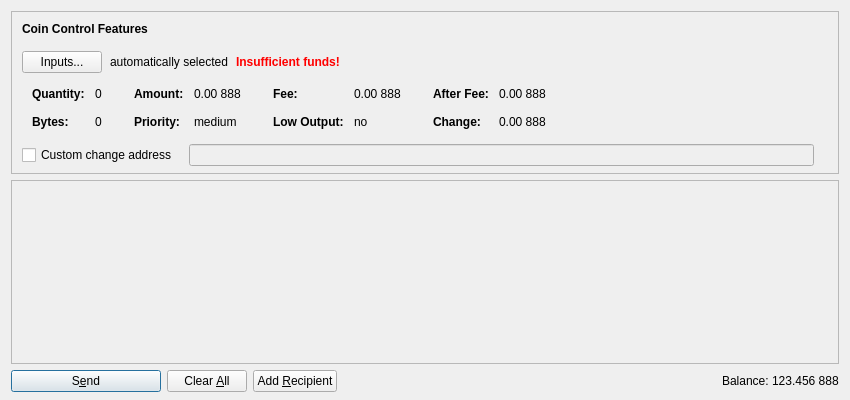
<?xml version="1.0" encoding="UTF-8"?>
<ui version="4.0">
 <class>SendCoinsDialog</class>
 <widget class="QDialog" name="SendCoinsDialog">
  <property name="geometry">
   <rect>
    <x>0</x>
    <y>0</y>
    <width>850</width>
    <height>400</height>
   </rect>
  </property>
  <property name="windowTitle">
   <string>Send Coins</string>
  </property>
  <layout class="QVBoxLayout" name="verticalLayout" stretch="0,1,0">
   <property name="bottomMargin">
    <number>8</number>
   </property>
   <item>
    <widget class="QFrame" name="frameCoinControl">
     <property name="sizePolicy">
      <sizepolicy hsizetype="Expanding" vsizetype="Expanding">
       <horstretch>0</horstretch>
       <verstretch>0</verstretch>
      </sizepolicy>
     </property>
     <property name="maximumSize">
      <size>
       <width>16777215</width>
       <height>16777215</height>
      </size>
     </property>
     <property name="frameShape">
      <enum>QFrame::StyledPanel</enum>
     </property>
     <property name="frameShadow">
      <enum>QFrame::Sunken</enum>
     </property>
     <layout class="QVBoxLayout" name="verticalLayoutCoinControl2">
      <property name="spacing">
       <number>0</number>
      </property>
      <property name="leftMargin">
       <number>0</number>
      </property>
      <property name="topMargin">
       <number>0</number>
      </property>
      <property name="rightMargin">
       <number>0</number>
      </property>
      <property name="bottomMargin">
       <number>6</number>
      </property>
      <item>
       <layout class="QVBoxLayout" name="verticalLayoutCoinControl" stretch="0,0,0,0,1">
        <property name="spacing">
         <number>0</number>
        </property>
        <property name="leftMargin">
         <number>10</number>
        </property>
        <property name="topMargin">
         <number>10</number>
        </property>
        <item>
         <layout class="QHBoxLayout" name="horizontalLayoutCoinControl1">
          <property name="bottomMargin">
           <number>15</number>
          </property>
          <item>
           <widget class="QLabel" name="labelCoinControlFeatures">
            <property name="sizePolicy">
             <sizepolicy hsizetype="Preferred" vsizetype="Maximum">
              <horstretch>0</horstretch>
              <verstretch>0</verstretch>
             </sizepolicy>
            </property>
            <property name="font">
             <font>
              <weight>75</weight>
              <bold>true</bold>
             </font>
            </property>
            <property name="styleSheet">
             <string notr="true">font-weight:bold;</string>
            </property>
            <property name="text">
             <string>Coin Control Features</string>
            </property>
           </widget>
          </item>
         </layout>
        </item>
        <item>
         <layout class="QHBoxLayout" name="horizontalLayoutCoinControl2" stretch="0,0,0,0">
          <property name="spacing">
           <number>8</number>
          </property>
          <property name="bottomMargin">
           <number>10</number>
          </property>
          <item>
           <widget class="QPushButton" name="pushButtonCoinControl">
            <property name="styleSheet">
             <string notr="true"/>
            </property>
            <property name="text">
             <string>Inputs...</string>
            </property>
           </widget>
          </item>
          <item>
           <widget class="QLabel" name="labelCoinControlAutomaticallySelected">
            <property name="text">
             <string>automatically selected</string>
            </property>
            <property name="margin">
             <number>5</number>
            </property>
           </widget>
          </item>
          <item>
           <widget class="QLabel" name="labelCoinControlInsuffFunds">
            <property name="font">
             <font>
              <weight>75</weight>
              <bold>true</bold>
             </font>
            </property>
            <property name="styleSheet">
             <string notr="true">color:red;font-weight:bold;</string>
            </property>
            <property name="text">
             <string>Insufficient funds!</string>
            </property>
            <property name="margin">
             <number>5</number>
            </property>
           </widget>
          </item>
          <item>
           <spacer name="horizontalSpacerCoinControl">
            <property name="orientation">
             <enum>Qt::Horizontal</enum>
            </property>
            <property name="sizeHint" stdset="0">
             <size>
              <width>40</width>
              <height>1</height>
             </size>
            </property>
           </spacer>
          </item>
         </layout>
        </item>
        <item>
         <widget class="QWidget" name="widgetCoinControl" native="true">
          <property name="sizePolicy">
           <sizepolicy hsizetype="Preferred" vsizetype="Preferred">
            <horstretch>0</horstretch>
            <verstretch>0</verstretch>
           </sizepolicy>
          </property>
          <property name="minimumSize">
           <size>
            <width>0</width>
            <height>0</height>
           </size>
          </property>
          <property name="styleSheet">
           <string notr="true"/>
          </property>
          <layout class="QHBoxLayout" name="horizontalLayoutCoinControl5">
           <property name="leftMargin">
            <number>0</number>
           </property>
           <property name="topMargin">
            <number>0</number>
           </property>
           <property name="rightMargin">
            <number>0</number>
           </property>
           <property name="bottomMargin">
            <number>0</number>
           </property>
           <item>
            <layout class="QHBoxLayout" name="horizontalLayoutCoinControl3" stretch="0,0,0,1">
             <property name="spacing">
              <number>20</number>
             </property>
             <property name="topMargin">
              <number>0</number>
             </property>
             <property name="bottomMargin">
              <number>10</number>
             </property>
             <item>
              <layout class="QFormLayout" name="formLayoutCoinControl1">
               <property name="horizontalSpacing">
                <number>10</number>
               </property>
               <property name="verticalSpacing">
                <number>14</number>
               </property>
               <property name="leftMargin">
                <number>10</number>
               </property>
               <property name="topMargin">
                <number>4</number>
               </property>
               <property name="rightMargin">
                <number>6</number>
               </property>
               <item row="0" column="0">
                <widget class="QLabel" name="labelCoinControlQuantityText">
                 <property name="font">
                  <font>
                   <weight>75</weight>
                   <bold>true</bold>
                  </font>
                 </property>
                 <property name="text">
                  <string>Quantity:</string>
                 </property>
                 <property name="margin">
                  <number>0</number>
                 </property>
                </widget>
               </item>
               <item row="0" column="1">
                <widget class="QLabel" name="labelCoinControlQuantity">
                 <property name="cursor">
                  <cursorShape>IBeamCursor</cursorShape>
                 </property>
                 <property name="contextMenuPolicy">
                  <enum>Qt::ActionsContextMenu</enum>
                 </property>
                 <property name="text">
                  <string notr="true">0</string>
                 </property>
                 <property name="margin">
                  <number>0</number>
                 </property>
                 <property name="textInteractionFlags">
                  <set>Qt::LinksAccessibleByMouse|Qt::TextSelectableByKeyboard|Qt::TextSelectableByMouse</set>
                 </property>
                </widget>
               </item>
               <item row="1" column="0">
                <widget class="QLabel" name="labelCoinControlBytesText">
                 <property name="font">
                  <font>
                   <weight>75</weight>
                   <bold>true</bold>
                  </font>
                 </property>
                 <property name="text">
                  <string>Bytes:</string>
                 </property>
                </widget>
               </item>
               <item row="1" column="1">
                <widget class="QLabel" name="labelCoinControlBytes">
                 <property name="cursor">
                  <cursorShape>IBeamCursor</cursorShape>
                 </property>
                 <property name="contextMenuPolicy">
                  <enum>Qt::ActionsContextMenu</enum>
                 </property>
                 <property name="text">
                  <string notr="true">0</string>
                 </property>
                 <property name="textInteractionFlags">
                  <set>Qt::LinksAccessibleByMouse|Qt::TextSelectableByKeyboard|Qt::TextSelectableByMouse</set>
                 </property>
                </widget>
               </item>
              </layout>
             </item>
             <item>
              <layout class="QFormLayout" name="formLayoutCoinControl2">
               <property name="horizontalSpacing">
                <number>10</number>
               </property>
               <property name="verticalSpacing">
                <number>14</number>
               </property>
               <property name="leftMargin">
                <number>6</number>
               </property>
               <property name="topMargin">
                <number>4</number>
               </property>
               <property name="rightMargin">
                <number>6</number>
               </property>
               <item row="0" column="0">
                <widget class="QLabel" name="labelCoinControlAmountText">
                 <property name="font">
                  <font>
                   <weight>75</weight>
                   <bold>true</bold>
                  </font>
                 </property>
                 <property name="text">
                  <string>Amount:</string>
                 </property>
                 <property name="margin">
                  <number>0</number>
                 </property>
                </widget>
               </item>
               <item row="0" column="1">
                <widget class="QLabel" name="labelCoinControlAmount">
                 <property name="cursor">
                  <cursorShape>IBeamCursor</cursorShape>
                 </property>
                 <property name="contextMenuPolicy">
                  <enum>Qt::ActionsContextMenu</enum>
                 </property>
                 <property name="text">
                  <string notr="true">0.00 888</string>
                 </property>
                 <property name="textInteractionFlags">
                  <set>Qt::LinksAccessibleByMouse|Qt::TextSelectableByKeyboard|Qt::TextSelectableByMouse</set>
                 </property>
                </widget>
               </item>
               <item row="1" column="0">
                <widget class="QLabel" name="labelCoinControlPriorityText">
                 <property name="font">
                  <font>
                   <weight>75</weight>
                   <bold>true</bold>
                  </font>
                 </property>
                 <property name="text">
                  <string>Priority:</string>
                 </property>
                </widget>
               </item>
               <item row="1" column="1">
                <widget class="QLabel" name="labelCoinControlPriority">
                 <property name="cursor">
                  <cursorShape>IBeamCursor</cursorShape>
                 </property>
                 <property name="contextMenuPolicy">
                  <enum>Qt::ActionsContextMenu</enum>
                 </property>
                 <property name="text">
                  <string notr="true">medium</string>
                 </property>
                 <property name="textInteractionFlags">
                  <set>Qt::LinksAccessibleByMouse|Qt::TextSelectableByKeyboard|Qt::TextSelectableByMouse</set>
                 </property>
                </widget>
               </item>
              </layout>
             </item>
             <item>
              <layout class="QFormLayout" name="formLayoutCoinControl3">
               <property name="horizontalSpacing">
                <number>10</number>
               </property>
               <property name="verticalSpacing">
                <number>14</number>
               </property>
               <property name="leftMargin">
                <number>6</number>
               </property>
               <property name="topMargin">
                <number>4</number>
               </property>
               <property name="rightMargin">
                <number>6</number>
               </property>
               <item row="0" column="0">
                <widget class="QLabel" name="labelCoinControlFeeText">
                 <property name="font">
                  <font>
                   <weight>75</weight>
                   <bold>true</bold>
                  </font>
                 </property>
                 <property name="text">
                  <string>Fee:</string>
                 </property>
                 <property name="margin">
                  <number>0</number>
                 </property>
                </widget>
               </item>
               <item row="0" column="1">
                <widget class="QLabel" name="labelCoinControlFee">
                 <property name="cursor">
                  <cursorShape>IBeamCursor</cursorShape>
                 </property>
                 <property name="contextMenuPolicy">
                  <enum>Qt::ActionsContextMenu</enum>
                 </property>
                 <property name="text">
                  <string notr="true">0.00 888</string>
                 </property>
                 <property name="textInteractionFlags">
                  <set>Qt::LinksAccessibleByMouse|Qt::TextSelectableByKeyboard|Qt::TextSelectableByMouse</set>
                 </property>
                </widget>
               </item>
               <item row="1" column="0">
                <widget class="QLabel" name="labelCoinControlLowOutputText">
                 <property name="font">
                  <font>
                   <weight>75</weight>
                   <bold>true</bold>
                  </font>
                 </property>
                 <property name="text">
                  <string>Low Output:</string>
                 </property>
                </widget>
               </item>
               <item row="1" column="1">
                <widget class="QLabel" name="labelCoinControlLowOutput">
                 <property name="cursor">
                  <cursorShape>IBeamCursor</cursorShape>
                 </property>
                 <property name="contextMenuPolicy">
                  <enum>Qt::ActionsContextMenu</enum>
                 </property>
                 <property name="text">
                  <string notr="true">no</string>
                 </property>
                 <property name="textInteractionFlags">
                  <set>Qt::LinksAccessibleByMouse|Qt::TextSelectableByKeyboard|Qt::TextSelectableByMouse</set>
                 </property>
                </widget>
               </item>
              </layout>
             </item>
             <item>
              <layout class="QFormLayout" name="formLayoutCoinControl4">
               <property name="horizontalSpacing">
                <number>10</number>
               </property>
               <property name="verticalSpacing">
                <number>14</number>
               </property>
               <property name="leftMargin">
                <number>6</number>
               </property>
               <property name="topMargin">
                <number>4</number>
               </property>
               <property name="rightMargin">
                <number>6</number>
               </property>
               <item row="0" column="0">
                <widget class="QLabel" name="labelCoinControlAfterFeeText">
                 <property name="font">
                  <font>
                   <weight>75</weight>
                   <bold>true</bold>
                  </font>
                 </property>
                 <property name="text">
                  <string>After Fee:</string>
                 </property>
                 <property name="margin">
                  <number>0</number>
                 </property>
                </widget>
               </item>
               <item row="0" column="1">
                <widget class="QLabel" name="labelCoinControlAfterFee">
                 <property name="cursor">
                  <cursorShape>IBeamCursor</cursorShape>
                 </property>
                 <property name="contextMenuPolicy">
                  <enum>Qt::ActionsContextMenu</enum>
                 </property>
                 <property name="text">
                  <string notr="true">0.00 888</string>
                 </property>
                 <property name="textInteractionFlags">
                  <set>Qt::LinksAccessibleByMouse|Qt::TextSelectableByKeyboard|Qt::TextSelectableByMouse</set>
                 </property>
                </widget>
               </item>
               <item row="1" column="0">
                <widget class="QLabel" name="labelCoinControlChangeText">
                 <property name="font">
                  <font>
                   <weight>75</weight>
                   <bold>true</bold>
                  </font>
                 </property>
                 <property name="text">
                  <string>Change:</string>
                 </property>
                </widget>
               </item>
               <item row="1" column="1">
                <widget class="QLabel" name="labelCoinControlChange">
                 <property name="cursor">
                  <cursorShape>IBeamCursor</cursorShape>
                 </property>
                 <property name="contextMenuPolicy">
                  <enum>Qt::ActionsContextMenu</enum>
                 </property>
                 <property name="text">
                  <string notr="true">0.00 888</string>
                 </property>
                 <property name="textInteractionFlags">
                  <set>Qt::LinksAccessibleByMouse|Qt::TextSelectableByKeyboard|Qt::TextSelectableByMouse</set>
                 </property>
                </widget>
               </item>
              </layout>
             </item>
            </layout>
           </item>
          </layout>
         </widget>
        </item>
        <item>
         <layout class="QHBoxLayout" name="horizontalLayoutCoinControl4" stretch="0,0,0">
          <property name="spacing">
           <number>12</number>
          </property>
          <property name="sizeConstraint">
           <enum>QLayout::SetDefaultConstraint</enum>
          </property>
          <property name="topMargin">
           <number>5</number>
          </property>
          <property name="rightMargin">
           <number>5</number>
          </property>
          <item>
           <widget class="QCheckBox" name="checkBoxCoinControlChange">
            <property name="toolTip">
             <string>If this is activated, but the change address is empty or invalid, change will be sent to a newly generated address.</string>
            </property>
            <property name="text">
             <string>Custom change address</string>
            </property>
           </widget>
          </item>
          <item>
           <widget class="QValidatedLineEdit" name="lineEditCoinControlChange">
            <property name="enabled">
             <bool>false</bool>
            </property>
            <property name="sizePolicy">
             <sizepolicy hsizetype="Expanding" vsizetype="Fixed">
              <horstretch>0</horstretch>
              <verstretch>0</verstretch>
             </sizepolicy>
            </property>
           </widget>
          </item>
          <item>
           <widget class="QLabel" name="labelCoinControlChangeLabel">
            <property name="sizePolicy">
             <sizepolicy hsizetype="Preferred" vsizetype="Expanding">
              <horstretch>0</horstretch>
              <verstretch>0</verstretch>
             </sizepolicy>
            </property>
            <property name="minimumSize">
             <size>
              <width>0</width>
              <height>0</height>
             </size>
            </property>
            <property name="text">
             <string/>
            </property>
            <property name="margin">
             <number>3</number>
            </property>
           </widget>
          </item>
         </layout>
        </item>
        <item>
         <spacer name="verticalSpacerCoinControl">
          <property name="orientation">
           <enum>Qt::Vertical</enum>
          </property>
          <property name="sizeHint" stdset="0">
           <size>
            <width>800</width>
            <height>1</height>
           </size>
          </property>
         </spacer>
        </item>
       </layout>
      </item>
     </layout>
    </widget>
   </item>
   <item>
    <widget class="QScrollArea" name="scrollArea">
     <property name="widgetResizable">
      <bool>true</bool>
     </property>
     <widget class="QWidget" name="scrollAreaWidgetContents">
      <property name="geometry">
       <rect>
        <x>0</x>
        <y>0</y>
        <width>830</width>
        <height>178</height>
       </rect>
      </property>
      <layout class="QVBoxLayout" name="verticalLayout_2" stretch="0,1">
       <property name="leftMargin">
        <number>0</number>
       </property>
       <property name="topMargin">
        <number>0</number>
       </property>
       <property name="rightMargin">
        <number>0</number>
       </property>
       <property name="bottomMargin">
        <number>0</number>
       </property>
       <item>
        <layout class="QVBoxLayout" name="entries">
         <property name="spacing">
          <number>6</number>
         </property>
        </layout>
       </item>
       <item>
        <spacer name="verticalSpacer">
         <property name="orientation">
          <enum>Qt::Vertical</enum>
         </property>
         <property name="sizeHint" stdset="0">
          <size>
           <width>20</width>
           <height>40</height>
          </size>
         </property>
        </spacer>
       </item>
      </layout>
     </widget>
    </widget>
   </item>
   <item>
    <layout class="QHBoxLayout" name="horizontalLayout">
     <item>
      <widget class="QPushButton" name="sendButton">
       <property name="minimumSize">
        <size>
         <width>150</width>
         <height>0</height>
        </size>
       </property>
       <property name="toolTip">
        <string>Confirm the send action</string>
       </property>
       <property name="text">
        <string>S&amp;end</string>
       </property>
       <property name="icon">
        <iconset resource="../octocoin.qrc">
         <normaloff>:/icons/send</normaloff>:/icons/send</iconset>
       </property>
       <property name="default">
        <bool>true</bool>
       </property>
      </widget>
     </item>
     <item>
      <widget class="QPushButton" name="clearButton">
       <property name="sizePolicy">
        <sizepolicy hsizetype="Minimum" vsizetype="Fixed">
         <horstretch>0</horstretch>
         <verstretch>0</verstretch>
        </sizepolicy>
       </property>
       <property name="toolTip">
        <string>Clear all fields of the form.</string>
       </property>
       <property name="text">
        <string>Clear &amp;All</string>
       </property>
       <property name="icon">
        <iconset resource="../octocoin.qrc">
         <normaloff>:/icons/remove</normaloff>:/icons/remove</iconset>
       </property>
       <property name="autoRepeatDelay">
        <number>300</number>
       </property>
       <property name="autoDefault">
        <bool>false</bool>
       </property>
      </widget>
     </item>
     <item>
      <widget class="QPushButton" name="addButton">
       <property name="toolTip">
        <string>Send to multiple recipients at once</string>
       </property>
       <property name="text">
        <string>Add &amp;Recipient</string>
       </property>
       <property name="icon">
        <iconset resource="../octocoin.qrc">
         <normaloff>:/icons/add</normaloff>:/icons/add</iconset>
       </property>
       <property name="autoDefault">
        <bool>false</bool>
       </property>
      </widget>
     </item>
     <item>
      <spacer name="horizontalSpacer">
       <property name="orientation">
        <enum>Qt::Horizontal</enum>
       </property>
       <property name="sizeHint" stdset="0">
        <size>
         <width>40</width>
         <height>20</height>
        </size>
       </property>
      </spacer>
     </item>
     <item>
      <layout class="QHBoxLayout" name="horizontalLayout_2">
       <property name="spacing">
        <number>3</number>
       </property>
       <item>
        <widget class="QLabel" name="label">
         <property name="sizePolicy">
          <sizepolicy hsizetype="Preferred" vsizetype="Fixed">
           <horstretch>0</horstretch>
           <verstretch>0</verstretch>
          </sizepolicy>
         </property>
         <property name="text">
          <string>Balance:</string>
         </property>
        </widget>
       </item>
       <item>
        <widget class="QLabel" name="labelBalance">
         <property name="sizePolicy">
          <sizepolicy hsizetype="Preferred" vsizetype="Fixed">
           <horstretch>0</horstretch>
           <verstretch>0</verstretch>
          </sizepolicy>
         </property>
         <property name="cursor">
          <cursorShape>IBeamCursor</cursorShape>
         </property>
         <property name="text">
          <string notr="true">123.456 888</string>
         </property>
         <property name="textInteractionFlags">
          <set>Qt::LinksAccessibleByMouse|Qt::TextSelectableByKeyboard|Qt::TextSelectableByMouse</set>
         </property>
        </widget>
       </item>
      </layout>
     </item>
    </layout>
   </item>
  </layout>
 </widget>
 <customwidgets>
  <customwidget>
   <class>QValidatedLineEdit</class>
   <extends>QLineEdit</extends>
   <header>qvalidatedlineedit.h</header>
  </customwidget>
 </customwidgets>
 <resources>
  <include location="../octocoin.qrc"/>
 </resources>
 <connections/>
</ui>
